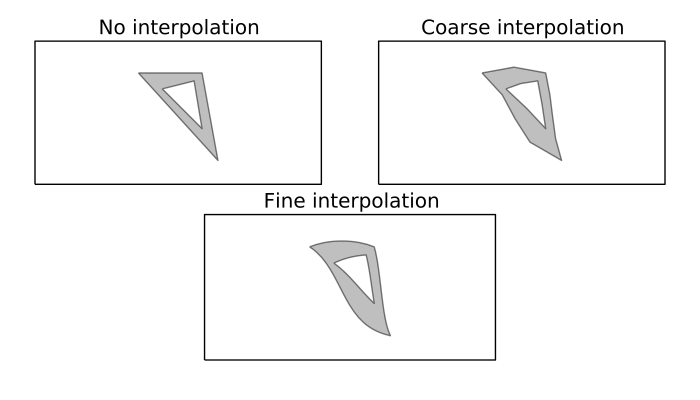

The script that drew this image:
import matplotlib.path as mpath
from cartopy.transforms.geom_interpolate import interpolate_and_project_path, Precision

from cartopy.transforms.interpolate import great_circle_interpolation


if __name__ == '__main__':
    
    import cartopy.crs as ccrs
    from functools import partial


    proj = ccrs.PlateCarree()
    coarse_precision = 60
    fine_precision = 10

    path = mpath.Path([[-50, 50], [30, 50], [50, -60], [-50, 50],
                       [-20, 30], [30, -20], [20, 40], [-20, 30]],
                      codes=[1, 2, 2, 2,
                             1, 2, 2, 2])

    transform_point = proj.transform_point

    project_fn = partial(transform_point, src_crs=ccrs.Geodetic())
    result = []

    coarse_path = interpolate_and_project_path(path, project_fn,
                                            great_circle_interpolation,
                                            precision=Precision(coarse_precision, 30))
    
    fine_path = interpolate_and_project_path(path, project_fn,
                                            great_circle_interpolation,
                                            precision=Precision(fine_precision, 30))

    import matplotlib.pyplot as plt
    from matplotlib.patches import PathPatch

    fig = plt.figure(figsize=(7, 4))
    ax = plt.subplot(2, 2, 1, projection=ccrs.PlateCarree())
    ax.add_patch(PathPatch(path, facecolor='gray', edgecolor='black',
                           alpha=0.5, transform=ax.transData))
#     ax.coastlines()
    ax.set_global()
    ax.set_title('No interpolation')

    ax = plt.subplot(2, 2, 2, projection=ccrs.PlateCarree())
    ax.add_patch(PathPatch(coarse_path, facecolor='gray', edgecolor='black',
                           alpha=0.5, transform=ax.transData))
#     ax.coastlines()
    ax.set_global()
    ax.set_title('Coarse interpolation')
    
    ax = plt.subplot(2, 1, 2, projection=ccrs.PlateCarree())
    ax.add_patch(PathPatch(fine_path, facecolor='gray', edgecolor='black',
                           alpha=0.5, transform=ax.transData))
#     ax.coastlines()
    ax.set_global()
    ax.set_title('Fine interpolation')
    
    fig.subplots_adjust(left=0.05, right=0.95)
    
    plt.show()
